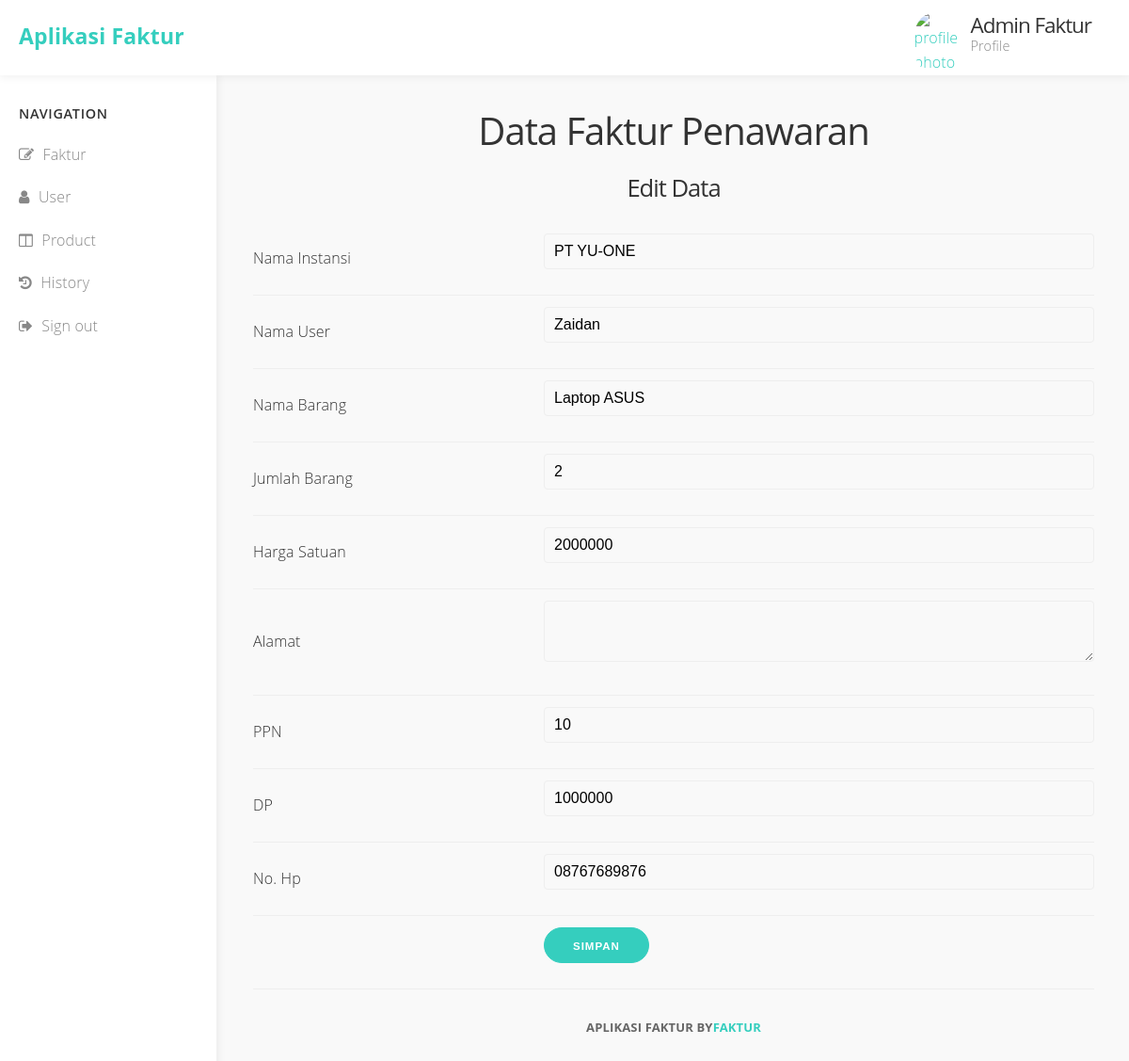
/Faktur_penawaran/Update_penawaran/25, run on the app's committed database.
### tables this page shows
CREATE TABLE `penawaran` (
  `pembeli` varchar(50) NOT NULL,
  `nm_brg` varchar(500) NOT NULL,
  `jml_brg` varchar(100) NOT NULL,
  `hrg_satuan` varchar(100) NOT NULL,
  `alamat` varchar(255) NOT NULL,
  `PPN` varchar(100) NOT NULL,
  `DP` varchar(100) NOT NULL,
  `NO_HP` varchar(100) NOT NULL,
  `total_harga` varchar(50) NOT NULL,
  `id` int(11) NOT NULL,
  `nm_user` varchar(255) NOT NULL
);

### application/controllers/faktur_penawaran.php (called while the page is built, shortened)
<?php
class Faktur_Penawaran extends CI_Controller {
	function __construct()
	{
		$this->load->library('form_validation');
		$this->load->model('M_faktur_penawaran');
		$this->load->helper('url');
	}
	function Update_penawaran($id){
		$where = array('id' => $id);
		$data['dataFakturPenawaran'] = $this->M_faktur_penawaran->Update_penawaran($where,'penawaran')->result();
		$this->load->view('update_penawaran',$data);
	}
}

### index.php (called while the page is built, shortened)
<?php
require_once BASEPATH.'core/CodeIgniter.php';

### application/models/M_faktur_penawaran.php (called while the page is built, shortened)
<?php
class M_faktur_penawaran extends CI_Model {
	function Update_penawaran($where,$table){
		return $this->db->get_where($table,$where);
	}
}

### application/views/update_penawaran.php (the view, shortened to what this page needs)
<!DOCTYPE html>
<html lang="en">
<head>
	<link rel="stylesheet" href="<?php echo base_url(); ?>assets/template_admin/css/dropdown.css">
	<link rel="stylesheet" href="<?php echo base_url(); ?>assets/template_admin/css/font-awesome.min.css">
	<link rel="stylesheet" href="<?php echo base_url(); ?>assets/template_admin/css/normalize.css">
	<link rel="stylesheet" href="<?php echo base_url(); ?>assets/template_admin/css/milligram.min.css">
	<link rel="stylesheet" href="<?php echo base_url(); ?>assets/template_admin/css/styles.css">
</head>
<body>
	<div class="navbar">
		<div class="row">
			<div class="column column-30 col-site-title"><a href="#" class="site-title float-left">Aplikasi Faktur</a></div>
			<div class="column column-30">
				<div class="user-section"><a href="#">
					<img src="https://www.webmedia.link/sites/default/files/pictures/picture-1-1505503146.png" alt="profile photo" class="circle float-left profile-photo" width="50" height="auto">
					<div class="username">
						<h4>Admin Faktur</h4>
						<p>Profile</p>
					</div>
				</a></div>
			</div>
		</div>
	</div>
	<div class="row">
		<div id="sidebar" class="column">
			<h5>Navigation</h5>
			<ul>
				<li><a href="<?php echo base_url('Faktur/ListFaktur'); ?>"><em class="fa fa-pencil-square-o"></em> Faktur</a>
				<li><a href="<?php echo base_url('User/ListUser'); ?>"><em class="fa fa-user"></em> User</a></li>
				<li><a href="<?php echo base_url('Produk/ListProduk'); ?>"><em class="fa fa-columns"></em> Product</a></li>
				<li><a href="<?php echo base_url('History/history'); ?>"><em class="fa fa-history"></em> History</a></li>
				<li><a href="<?php echo base_url('Auth/logout'); ?>"><em class="fa fa-sign-out"></em> Sign out</a></li>
			</ul>
		</div>
		<section id="main-content" class="column column-offset-20">
<body>
	<center>
		<h1>Data Faktur Penawaran</h1>
		<h3>Edit Data</h3>
	</center>
	<?php foreach($dataFakturPenawaran as $penawaran){ ?>
	<form action="<?php echo base_url(). 'Faktur_Penawaran/update'; ?>" method="post">
		<table style="margin:20px auto;">
			<tr>
				<td>Nama Instansi</td>
				<div class="col-sm-5">
				<td>
					<input type="text" name="pembeli" value="<?php echo $penawaran->pembeli ?>">
				</td>
			</tr>
			<tr>
				<td align="left">Nama User</td>
				<td><input type="text" name="nm_user" value="<?php echo $penawaran->nm_user ?>"></td>
			</tr>
			<tr>
				<td>Nama Barang</td>
				<td><input type="text" name="nm_brg" value="<?php echo $penawaran->nm_brg ?>"></td>
			</tr>
			<tr>
				<td>Jumlah Barang</td>
				<td><input type="text" name="jml_brg" value="<?php echo $penawaran->jml_brg ?>"></td>
			</tr>
			<tr>
				<td>Harga Satuan</td>
				<td><input type="text" name="hrg_satuan" value="<?php echo $penawaran->hrg_satuan ?>"></td>
			</tr>
			<tr>
				<td>Alamat</td>
				<td width="600px"><textarea type="text" name="alamat" value="<?php echo $penawaran->alamat ?>"></textarea></td>
			</tr>
			<tr>
				<td>PPN</td>
				<td><input type="text" name="PPN" value="<?php echo $penawaran->PPN ?>"></td>
			</tr>
			<tr>
				<td>DP</td>
				<td><input type="text" name="DP" value="<?php echo $penawaran->DP ?>"></td>
			</tr>
			<tr>
				<td>No. Hp</td>
				<td><input type="text" name="NO_HP" value="<?php echo $penawaran->NO_HP ?>"></td>
			</tr>
			<tr>
				<td></td>
				<td><input type="submit" value="Simpan"></td>
			</tr>
		</table>
	</form>
	<?php } ?>
<p class="credit">Aplikasi Faktur By<a href="https://www.medialoot.com">Faktur</a></p>
		</section>
	</div>
</body>
</html>

### assets/template_admin/css/dropdown.css (style rules this page uses)
body { background-image: url('background.png'); }

### assets/template_admin/css/styles.css (style rules this page uses)
body { background: #f9f9f9; height: 100%; width: 100%; overflow-x: hidden; font-size: 1.6em; font-family: "Open Sans", "Helvetica Neue", Helvetica, Arial, sans-serif; color: #333; }
h1, h2, h3, h4, h5, h6 { font-weight: 500; letter-spacing: -.1rem; margin-bottom: 2.0rem; margin-top: 0; }
h1 { font-size: 2.5em; }
h3 { font-size: 1.6em; }
h4 { font-size: 1.4em; }
h5, h6 { color: #555; text-transform: uppercase; font-size: 0.9em; letter-spacing: .05em; font-weight: 600; margin-bottom: 1rem; }
a { color: #35cebe; }
.circle { border-radius: 499rem; }
td, th { border-bottom: 0.1rem solid #eee; }
.credit { text-align: center; margin-top: 30px; color: #666; font-size: 13px; font-weight: bold; text-transform: uppercase; }
input[type='email'], input[type='number'], input[type='password'], input[type='search'], input[type='tel'], input[type='text'], input[type='url'], textarea, select { border: 1px solid #f9f9f9 !important; }
.button, button, input[type='button'], input[type='reset'], input[type='submit'] { background-color: #35cebe; border: 0.1rem solid #35cebe; border-radius: 499rem; font-size: 1.15rem; }
input[type='email'], input[type='number'], input[type='password'], input[type='search'], input[type='tel'], input[type='text'], input[type='url'], textarea, select { border: 0.1rem solid #eee !important; border-radius: .4rem; box-shadow: none; }
input[type='email'], input[type='number'], input[type='password'], input[type='search'], input[type='tel'], input[type='text'], input[type='url'], select { max-width: 60rem; }
.navbar { position: fixed; z-index: 1; width: 100%; background: #fff; height: 80px; padding: 20px 0; box-shadow: 0px 3px 8px rgba(0, 0, 0, 0.05); }
.navbar a.site-title { color: #222; color: #35cebe; font-size: 2.3rem; font-weight: bold; display: block; margin: 0 20px 10px 20px; }
#sidebar { position: fixed; z-index: 0; width: 20% !important; background: #fff; padding: 10px 30px !important; box-shadow: 3px 0px 8px rgba(0, 0, 0, 0.05); margin-top: 80px; height: 100%; }
#sidebar h1, #sidebar h2, #sidebar h3, #sidebar h4, #sidebar h5, #sidebar h6 { color: #333; margin-top: 20px; margin-bottom: 0; }
#sidebar ul { margin-top: 10px; margin-left: -20px; margin-right: -30px; }
#sidebar ul li { list-style: none; margin: 0; padding: 0; }
#sidebar ul li a { display: block; padding: 10px 20px; color: #888; }
#sidebar ul li a .fa { margin-right: 5px; }
#main-content { width: 80% !important; padding: 20px 3.5rem !important; margin-top: 95px; margin-right: 12px; }
.user-section { margin-top: -8px; margin-right: 40px; }
.user-section a { float: right; }
.user-section img { margin-right: 10px; float: left; }
.user-section .username { color: #333; float: right; text-align: left; }
.user-section .username h4 { margin-bottom: -.5rem; }
.user-section .username p { color: #888; font-size: .9em; }

### data on the page
penawaran: pembeli "PT YU-ONE", nm_user "Zaidan", nm_brg "Laptop ASUS", jml_brg "2", hrg_satuan "2000000", PPN "10", DP "1000000", NO_HP "08767689876"
